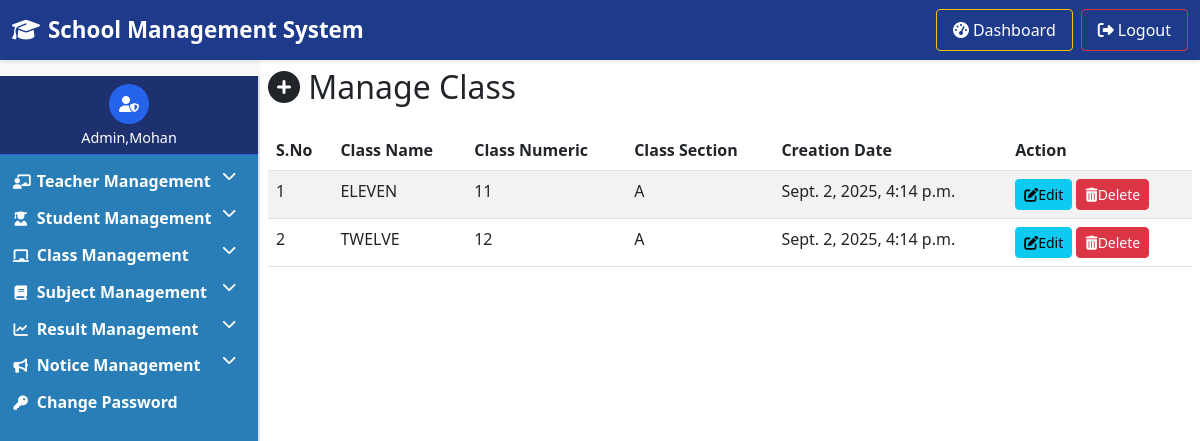
Screenshot of /m_class/ with the database file from the repository.
### academics/classes_app/models.py (models this page shows, shortened)
class CreateClassModel(models.Model):
	class_name_model = models.CharField(max_length=50, null=False)
	class_numeric_model = models.IntegerField()
	class_section_model = models.CharField(max_length=20)
	creation_date_model = models.DateTimeField(auto_now_add=True)
	update_date_model = models.DateTimeField(auto_now=True)

### academics/classes_app/views.py (the view, shortened to what this page needs)
# urls.py: path('m_class/',manage_class,name='manageclass'),
def manage_class(request):
    classes = CreateClassModel.objects.all()
    return render(request, 'manageclass.html', {'classes': classes})

### academics/classes_app/templates/manageclass.html (shortened to what this page needs)
{% extends 'accounts/base_admin.html' %}
{%block abc%}
<div>
    <h2 class="mb-4"><i class="fas fa-plus-circle"></i> Manage Class</h2>
    <table class="table table-border text-dark text-white table-striped">
        <thead class="bg-secondary text-dark">
            <tr>
                <th>S.No</th>
                <th>Class Name</th>
                <th>Class Numeric</th>
                <th>Class Section</th>
                <th>Creation Date</th>
                <th>Action</th>
            </tr>
        </thead>
        <tbody>
            {%for c in classes%}
            <tr>
                <td>{{forloop.counter}}</td>
                <td style="text-transform: uppercase;">{{c.class_name_model}}</td>
                <td>{{c.class_numeric_model}}</td>
                <td style="text-transform: uppercase;">{{c.class_section_model}}</td>
                <td>{{c.creation_date_model}}</td>
                <td>
                    <a href="{%url 'editclass' c.id%}" class="btn btn-info btn-sm"><i class="fas fa-edit"></i>Edit</a>
                    <a href="?delete={{c.id}}" onclick="return confirm('Are you sure you want to Delete?')"
                        class="btn btn-danger btn-sm"><i class="fas fa-trash-alt"></i>Delete</a>
                </td>
            </tr>
            {% empty %}
            <tr>
                <td colspan="6"> No Record Found</td>
            </tr>
            {% endfor %}
        </tbody>
    </table>
</div>
{% endblock %}

### dashboard_layout_app/templates/accounts/base_admin.html (style rules this page uses)
* { margin: 0; padding: 0; box-sizing: border-box; }
body { font-family: 'Segoe UI', Tahoma, Geneva, Verdana, sans-serif; background: #f8f9fa; min-height: 100vh; }

### rows the page displays
CreateClassModel: class_name_model "ELEVEN", class_numeric_model "11", class_section_model "A", creation_date_model "Sept. 2, 2025, 4:14 p.m."
CreateClassModel: class_name_model "TWELVE", class_numeric_model "12", class_section_model "A", creation_date_model "Sept. 2, 2025, 4:14 p.m."
